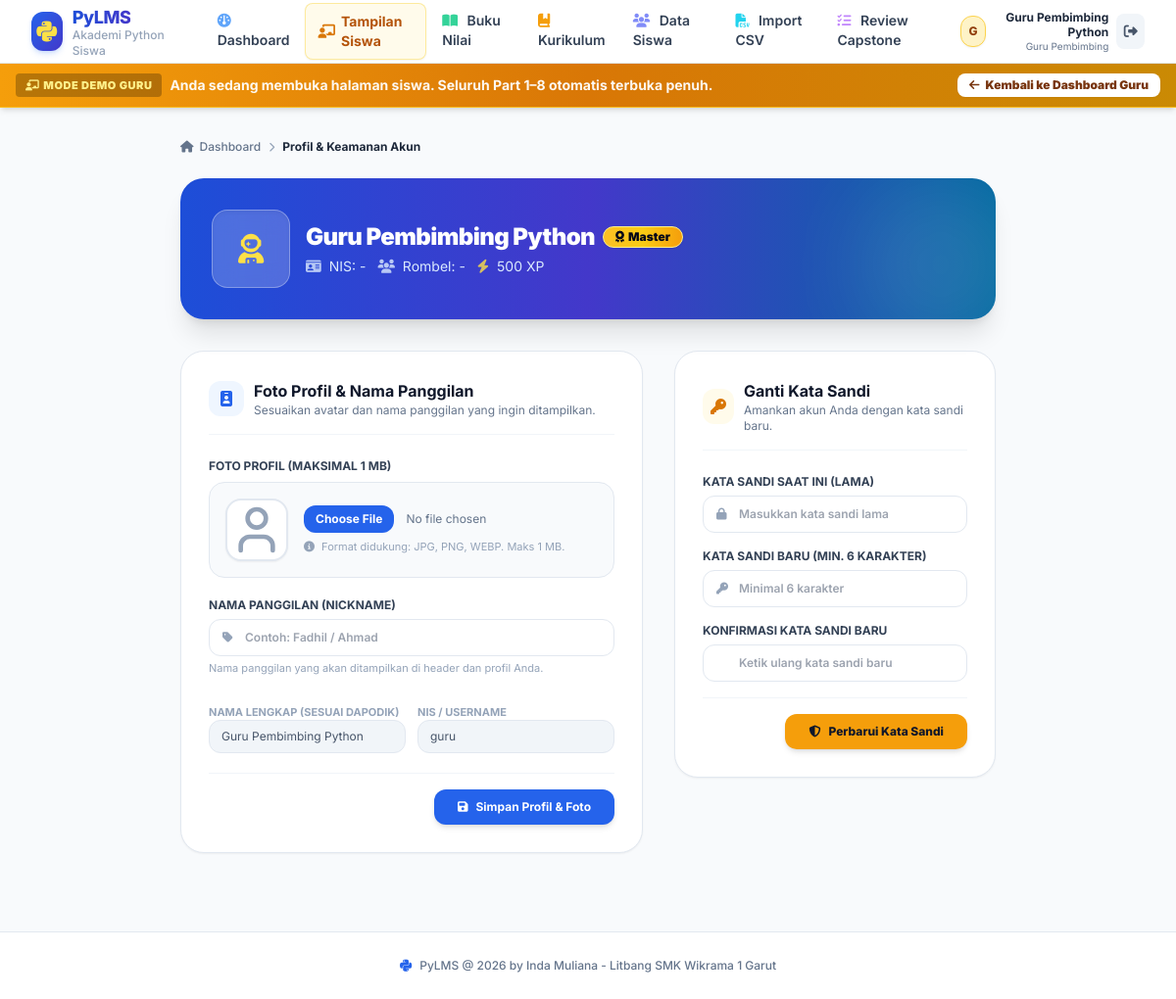
/student/profile.php (signed in), run on the app's committed database.
### tables this page shows
CREATE TABLE users (
    id INT AUTO_INCREMENT PRIMARY KEY,
    nis VARCHAR(30) UNIQUE NULL,
    username VARCHAR(50) UNIQUE NOT NULL,
    password_hash VARCHAR(255) NOT NULL,
    full_name VARCHAR(100) NOT NULL,
    nickname VARCHAR(50) NULL,
    role ENUM('guru', 'siswa') NOT NULL DEFAULT 'siswa',
    rombel VARCHAR(50) NULL,
    rayon VARCHAR(50) NULL,
    avatar VARCHAR(100) DEFAULT 'default.png',
    xp INT DEFAULT 0,
    current_part INT DEFAULT 1,
    created_at TIMESTAMP DEFAULT CURRENT_TIMESTAMP,
    INDEX idx_rombel (rombel),
    INDEX idx_xp (xp DESC)
);

### student/profile.php (the view, shortened to what the rows shown need)
<?php
require_once __DIR__ . '/../config.php';
require_once __DIR__ . '/../includes/auth.php';
require_login();
$user = current_user();
$userId = (int)$user['id'];
$user = get_user_profile($userId);
require_once __DIR__ . '/../includes/header.php';
?>
<div class="max-w-4xl mx-auto px-4 sm:px-6 lg:px-8 py-8">
    <div class="bg-gradient-to-r from-blue-700 via-indigo-700 to-sky-700 rounded-3xl p-6 sm:p-8 text-white shadow-xl mb-8 flex flex-col sm:flex-row sm:items-center justify-between gap-6 relative overflow-hidden">
        <div class="flex items-center gap-4 relative z-10">
            <div>
                <div class="flex items-center gap-2">
                    <h1 class="text-xl sm:text-2xl font-black tracking-tight"><?= sanitize($user['full_name']) ?></h1>
                    <span class="inline-flex items-center gap-1 font-black text-xs px-3 py-0.5 rounded-full border shadow-sm <?= $user['rank_badge'] ?? 'bg-amber-700 text-white' ?>">
                        <i class="fa-solid <?= $user['rank_icon'] ?? 'fa-shield-halved' ?>"></i> <?= $user['level'] ?>
                    </span>
                </div>
                <div class="text-xs sm:text-sm text-blue-100 mt-1 flex flex-wrap items-center gap-3">
                    <span><i class="fa-solid fa-id-card opacity-80 mr-1"></i> NIS: <?= sanitize($user['nis'] ?? '-') ?></span>
                    <span><i class="fa-solid fa-users opacity-80 mr-1"></i> Rombel: <?= sanitize($user['rombel'] ?? '-') ?></span>
                    <span><i class="fa-solid fa-bolt opacity-80 mr-1 text-yellow-300"></i> <?= number_format($user['xp']) ?> XP</span>
                </div>
            </div>
        </div>
    </div>
    <div class="grid grid-cols-1 lg:grid-cols-12 gap-8">
        <div class="lg:col-span-7">
            <div class="bg-white rounded-3xl border border-slate-200 shadow-sm p-6 sm:p-7">
                <div class="flex items-center gap-2.5 pb-4 border-b border-slate-100 mb-6">
                    <div>
                        <h2 class="text-base font-bold text-slate-900">Foto Profil &amp; Nama Panggilan</h2>
                    </div>
                </div>
                <form method="POST" action="" enctype="multipart/form-data" class="space-y-5" onsubmit="return validateBeforeSubmit()">
                    <div class="grid grid-cols-1 sm:grid-cols-2 gap-3 pt-2">
                        <div>
                            <label class="block text-[11px] font-bold text-slate-400 uppercase">Nama Lengkap (Sesuai Dapodik)</label>
                            <input type="text" disabled value="<?= sanitize($user['full_name']) ?>"
                                   class="w-full text-xs bg-slate-100 border border-slate-200 rounded-xl px-3 py-2 text-slate-600 cursor-not-allowed">
                        </div>
                        <div>
                            <label class="block text-[11px] font-bold text-slate-400 uppercase">NIS / Username</label>
                            <input type="text" disabled value="<?= sanitize($user['nis'] ?? $user['username']) ?>"
                                   class="w-full text-xs bg-slate-100 border border-slate-200 rounded-xl px-3 py-2 text-slate-600 cursor-not-allowed">
                        </div>
                    </div>
                </form>
            </div>
        </div>
        <div class="lg:col-span-5">
            <div class="bg-white rounded-3xl border border-slate-200 shadow-sm p-6 sm:p-7">
                <div class="flex items-center gap-2.5 pb-4 border-b border-slate-100 mb-6">
                    <div>
                        <h2 class="text-base font-bold text-slate-900">Ganti Kata Sandi</h2>
                    </div>
                </div>
            </div>
        </div>
    </div>
</div>
<?php require_once __DIR__ . '/../includes/footer.php'; ?>

### includes/header.php (shortened to what the rows shown need)
<?php
require_once __DIR__ . '/auth.php';
$currentUser = current_user();
?>
<!DOCTYPE html>
<html lang="id" class="h-full bg-slate-50 text-slate-900">
<head>
    <script src="https://cdn.tailwindcss.com"></script>
    <link rel="stylesheet" href="https://cdnjs.cloudflare.com/ajax/libs/font-awesome/6.5.1/css/all.min.css">
    <link rel="stylesheet" href="<?= base_url('assets/css/style.css') ?>">
</head>
<?php
$isStudentArea = (strpos($_SERVER['REQUEST_URI'] ?? '', '/student/') !== false);
$isGamingTheme = !empty($isGamingTheme);
?>
<body class="h-full flex flex-col font-['Inter',sans-serif] <?= $isGamingTheme ? 'bg-slate-950 text-slate-100' : '' ?> <?= $isStudentArea ? 'no-copy-student' : '' ?>">
    <header class="<?= $isGamingTheme ? 'bg-slate-950/85 backdrop-blur-md border-b border-slate-800/80 text-slate-100' : 'bg-white border-b border-slate-200 text-slate-900' ?> sticky top-0 z-40 transition-colors">
        <div class="max-w-7xl mx-auto px-4 sm:px-6 lg:px-8">
            <div class="flex justify-between h-16">
                <div class="flex items-center space-x-3">
                    <?php if ($currentUser): ?>
                        <div class="flex items-center gap-2 pl-2">
                            <?php if ($currentUser['role'] === 'siswa'): ?>
                                <a href="<?= base_url('student/profile.php') ?>" class="flex items-center gap-2 hover:opacity-85 transition group" title="Pengaturan Profil, Foto & Sandi">
                                    <?php $navAvatar = get_user_avatar($currentUser['avatar'] ?? ''); ?>
                                    <?php if ($navAvatar): ?>
                                        <img src="<?= $navAvatar ?>" alt="Avatar" class="w-8 h-8 rounded-xl object-cover border <?= $isGamingTheme ? 'border-slate-700' : 'border-slate-200' ?> shadow-sm">
                                    <?php else: ?>
                                        <div class="w-8 h-8 rounded-xl bg-blue-100 text-blue-700 font-extrabold text-xs flex items-center justify-center border border-blue-200 shadow-sm">
                                            <?= strtoupper(substr($currentUser['nickname'] ?: $currentUser['full_name'], 0, 1)) ?>
                                        </div>
                                    <?php endif; ?>
                                    <div class="text-right hidden sm:block">
                                        <div class="text-xs font-bold <?= $isGamingTheme ? 'text-slate-100 group-hover:text-blue-400' : 'text-slate-800 group-hover:text-blue-600' ?> leading-tight transition">
                                            <?= sanitize($currentUser['nickname'] ?: $currentUser['full_name']) ?>
                                        </div>
                                        <div class="text-[10px] <?= $isGamingTheme ? 'text-slate-400' : 'text-slate-500' ?> capitalize">
                                            <?= $currentUser['rombel'] ? sanitize($currentUser['rombel']) : 'Siswa' ?>
                                        </div>
                                    </div>
                                </a>
                            <?php else: ?>
                                <a href="<?= base_url('teacher/profile.php') ?>" class="flex items-center gap-2 hover:opacity-85 transition group" title="Pengaturan Profil, Foto & Sandi Guru">
                                    <?php $navAvatar = get_user_avatar($currentUser['avatar'] ?? ''); ?>
                                    <?php if ($navAvatar): ?>
                                        <img src="<?= $navAvatar ?>" alt="Avatar" class="w-8 h-8 rounded-xl object-cover border <?= $isGamingTheme ? 'border-slate-700' : 'border-slate-200' ?> shadow-sm">
                                    <?php else: ?>
                                        <div class="w-8 h-8 rounded-xl bg-amber-100 text-amber-800 font-extrabold text-xs flex items-center justify-center border border-amber-300 shadow-sm">
                                            <?= strtoupper(substr($currentUser['full_name'], 0, 1)) ?>
                                        </div>
                                    <?php endif; ?>
                                    <div class="text-right hidden sm:block">
                                        <div class="text-xs font-bold <?= $isGamingTheme ? 'text-slate-100 group-hover:text-blue-400' : 'text-slate-800 group-hover:text-blue-600' ?> leading-tight transition"><?= sanitize($currentUser['full_name']) ?></div>
                                        <div class="text-[10px] <?= $isGamingTheme ? 'text-slate-400' : 'text-slate-500' ?> capitalize">Guru Pembimbing</div>
                                    </div>
                                </a>
                            <?php endif; ?>
                        </div>
                    <?php endif; ?>
                </div>
            </div>
        </div>
    </header>
    <main class="flex-1 w-full">

### data on the page
users: full_name "G", full_name "Guru Pembimbing Python", nis "-", rombel "-", xp "500", username "guru"

### other printed values
$user['level'] "Master"
